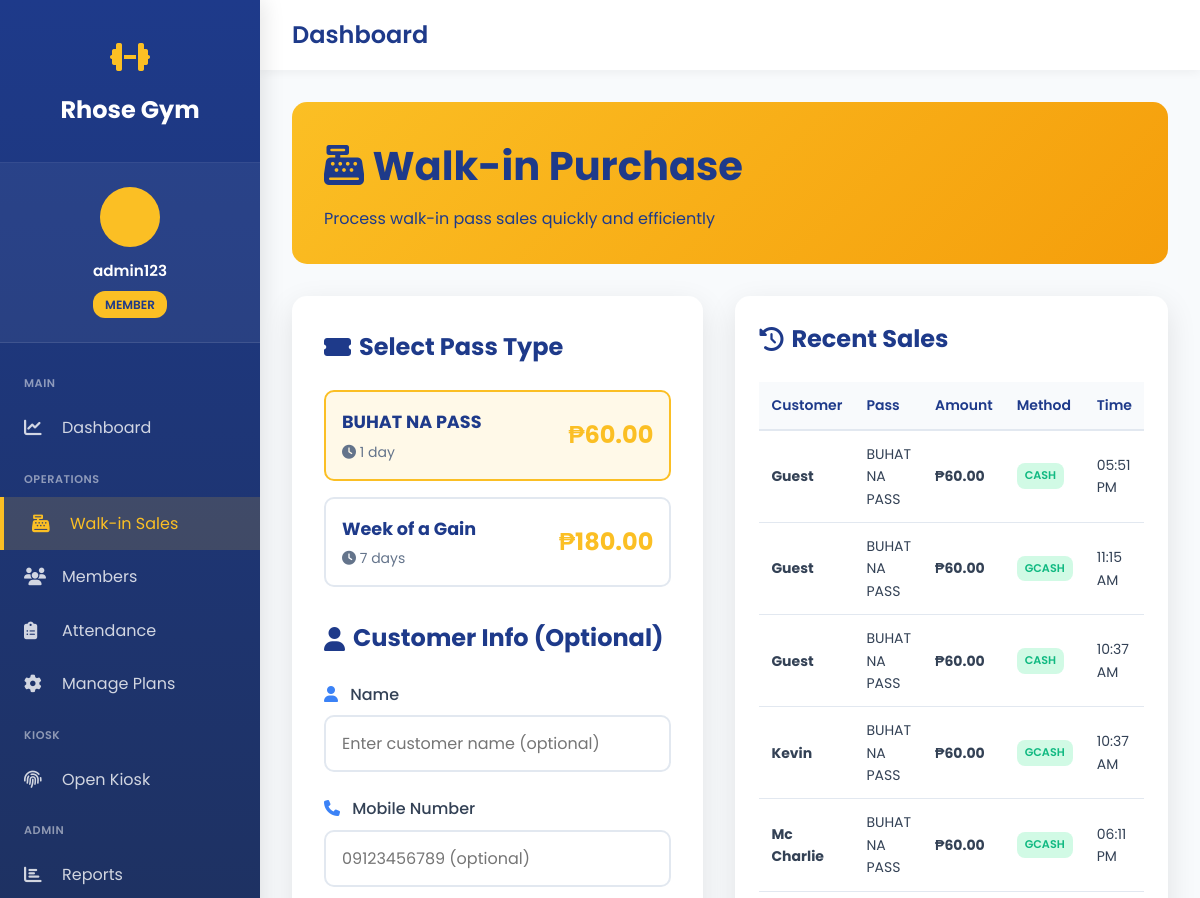
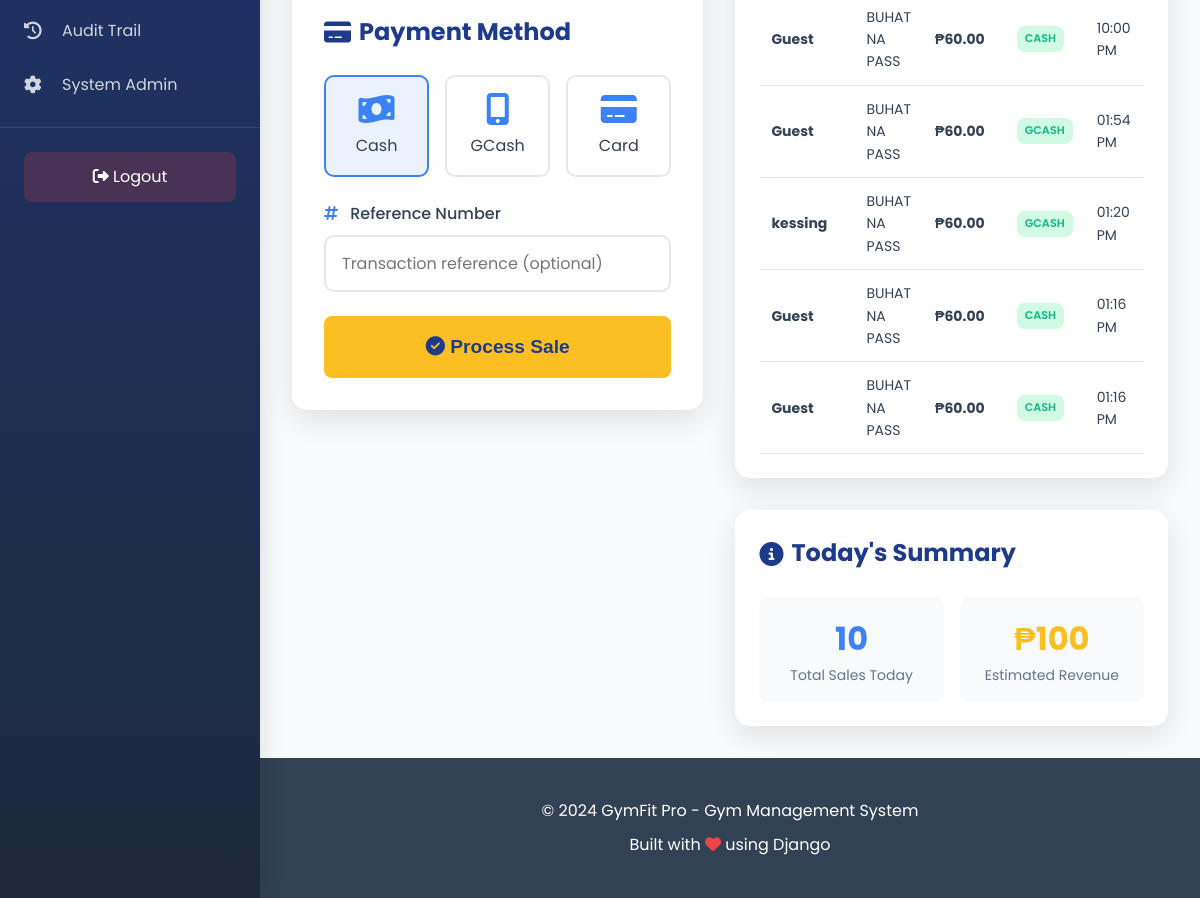
/walkin/ (signed in), run on an earlier commit of the app's database (2 pictures, top to bottom).
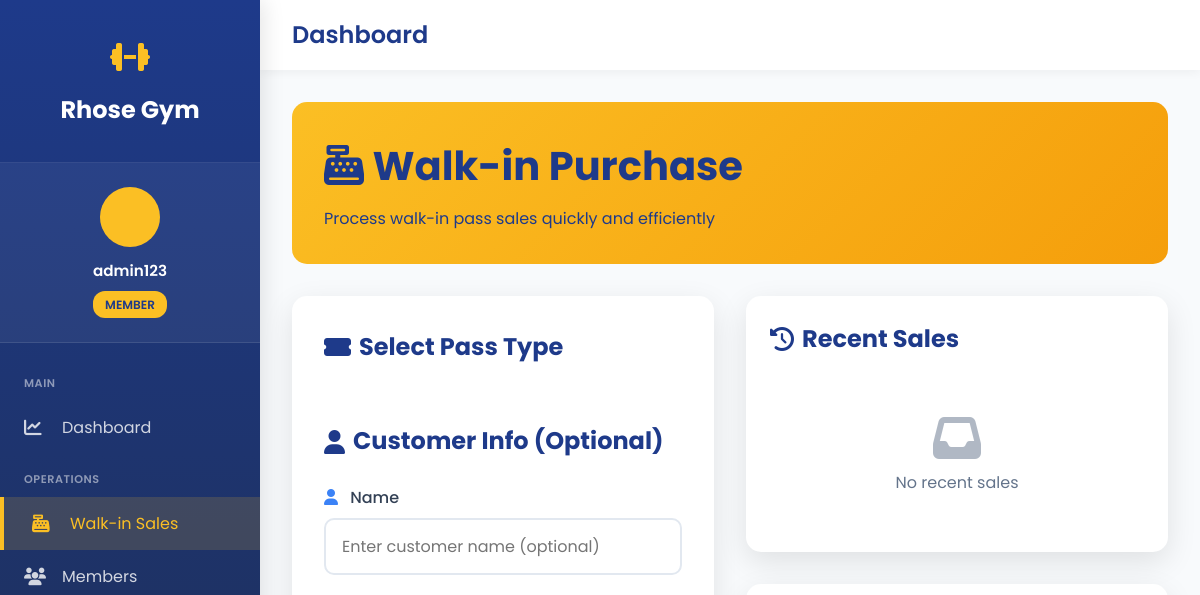
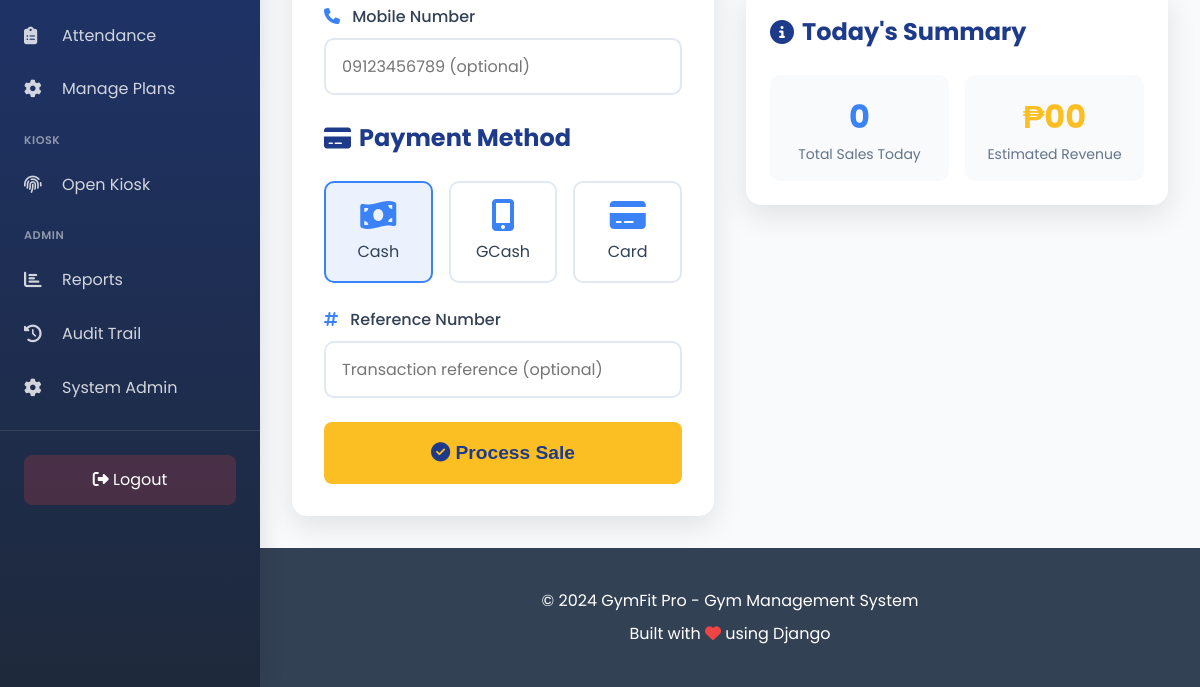
And on a later commit of the database (2 pictures, top to bottom).
### gym_app/models.py (models this page shows, shortened)
class User(AbstractUser):
    ROLE_CHOICES = [
        ('admin', 'Admin'),
        ('staff', 'Staff'),
        ('member', 'Member'),
    ]
    role = models.CharField(max_length=10, choices=ROLE_CHOICES, default='member')
    mobile_no = models.CharField(max_length=20, blank=True, null=True)
    address = models.TextField(blank=True, null=True)
    birthdate = models.DateField(blank=True, null=True)
    age = models.IntegerField(blank=True, null=True)
    kiosk_pin = models.CharField(
        max_length=6,
        blank=True,
        null=True,
        unique=True,
        help_text="6-digit PIN for kiosk check-in/out",
        verbose_name="Kiosk PIN"
    )
    created_at = models.DateTimeField(auto_now_add=True)
    updated_at = models.DateTimeField(auto_now=True)
    class Meta:
        db_table = 'users'
        verbose_name = 'User'
        verbose_name_plural = 'Users'
    def is_admin(self):
        return self.role == 'admin' or self.is_superuser
    def is_staff_or_admin(self):
        return self.role in ['admin', 'staff'] or self.is_superuser or self.is_staff

class FlexibleAccess(models.Model):
    name = models.CharField(max_length=100)
    duration_days = models.IntegerField(help_text="Validity in days")
    price = models.DecimalField(max_digits=10, decimal_places=2)
    description = models.TextField(blank=True, null=True)
    is_active = models.BooleanField(default=True)
    created_at = models.DateTimeField(auto_now_add=True)
    updated_at = models.DateTimeField(auto_now=True)
    class Meta:
        db_table = 'flexible_access'
        verbose_name = 'Flexible Access Pass'
        verbose_name_plural = 'Flexible Access Passes'
        ordering = ['duration_days']

class WalkInPayment(models.Model):
    PAYMENT_METHOD_CHOICES = [
        ('cash', 'Cash'),
        ('gcash', 'GCash'),
        ('card', 'Card'),
    ]
    pass_type = models.ForeignKey(FlexibleAccess, on_delete=models.PROTECT, related_name='walk_in_sales')
    customer_name = models.CharField(max_length=100, blank=True, null=True)
    mobile_no = models.CharField(max_length=20, blank=True, null=True)
    amount = models.DecimalField(max_digits=10, decimal_places=2)
    method = models.CharField(max_length=10, choices=PAYMENT_METHOD_CHOICES)
    payment_date = models.DateTimeField(default=timezone.now)
    reference_no = models.CharField(max_length=50, blank=True, null=True)
    notes = models.TextField(blank=True, null=True)
    created_at = models.DateTimeField(auto_now_add=True)
    updated_at = models.DateTimeField(auto_now=True)
    class Meta:
        db_table = 'walk_in_payments'
        verbose_name = 'Walk-in Payment'
        verbose_name_plural = 'Walk-in Payments'
        ordering = ['-payment_date']

### gym_app/views.py (the view, shortened to what this page needs)
# urls.py: path('walkin/', views.walkin_purchase, name='walkin_purchase'),
@login_required
def walkin_purchase(request):
    if not request.user.is_staff_or_admin():
        messages.error(request, 'Access denied.')
        return redirect('dashboard')
    passes = FlexibleAccess.objects.filter(is_active=True).order_by('duration_days')
    recent_walkins = WalkInPayment.objects.select_related('pass_type')[:10]
    context = {
        'passes': passes,
        'recent_walkins': recent_walkins,
    }
    return render(request, 'gym_app/walkin_purchase.html', context)

### templates/gym_app/walkin_purchase.html (shortened to what this page needs)
{% extends 'gym_app/base_sidebar.html' %}
{% block content %}
{% load static %}
<link rel="stylesheet" href="{% static 'gym_app/css/pages/walkin_purchase.css' %}">
<div class="page-header">
    <h1><i class="fas fa-cash-register"></i> Walk-in Purchase</h1>
    <p>Process walk-in pass sales quickly and efficiently</p>
</div>
<div class="content-grid">
    <div>
        <div class="form-card">
            <form method="post" action="{% url 'walkin_purchase' %}">
                <div class="section-title">
                    <i class="fas fa-ticket-alt"></i>
                    Select Pass Type
                </div>
                <div class="pass-options">
                    {% for pass in passes %}
                    <div class="pass-option">
                        <label for="pass_{{ pass.id }}">
                            <div class="pass-info">
                                <h4>{{ pass.name }}</h4>
                                <p><i class="fas fa-clock"></i> {{ pass.duration_days }} day{{ pass.duration_days|pluralize }}</p>
                            </div>
                            <div class="pass-price">₱{{ pass.price }}</div>
                        </label>
                    </div>
                    {% endfor %}
                </div>
                <div class="section-title" style="margin-top: 2rem;">
                    <i class="fas fa-user"></i>
                    Customer Info (Optional)
                </div>
                <div class="form-group">
                    <label for="customer_name">
                        <i class="fas fa-user"></i> Name
                    </label>
                    <input
                        type="text"
                        id="customer_name"
                        name="customer_name"
                        class="form-control"
                        placeholder="Enter customer name (optional)"
                    >
                </div>
                <div class="form-group">
                    <label for="mobile_no">
                        <i class="fas fa-phone"></i> Mobile Number
                    </label>
                    <input
                        type="tel"
                        id="mobile_no"
                        name="mobile_no"
                        class="form-control"
                        placeholder="09123456789 (optional)"
                    >
                </div>
                <div class="section-title">
                    <i class="fas fa-credit-card"></i>
                    Payment Method
                </div>
                <div class="payment-methods">
                    <div class="payment-option">
                        <label for="cash">
                            <i class="fas fa-money-bill-wave"></i>
                            <div>Cash</div>
                        </label>
                    </div>
                    <div class="payment-option">
                        <label for="gcash">
                            <i class="fas fa-mobile-alt"></i>
                            <div>GCash</div>
                        </label>
                    </div>
                    <div class="payment-option">
                        <label for="card">
                            <i class="fas fa-credit-card"></i>
                            <div>Card</div>
                        </label>
                    </div>
                </div>
                <div class="form-group" style="margin-top: 1.5rem;">
                    <label for="reference_no">
                        <i class="fas fa-hashtag"></i> Reference Number
                    </label>
                    <input
                        type="text"
                        id="reference_no"
                        name="reference_no"
                        class="form-control"
                        placeholder="Transaction reference (optional)"
                    >
                </div>
                <button type="submit" class="btn btn-gold btn-submit">
                    <i class="fas fa-check-circle"></i> Process Sale
                </button>
            </form>
        </div>
    </div>
    <div>
        <div class="recent-sales">
            <h2 class="section-title">
                <i class="fas fa-history"></i>
                Recent Sales
            </h2>
            {% if recent_walkins %}
            <div style="overflow-x: auto;">
                <table>
                    <thead>
                        <tr>
                            <th>Customer</th>
                            <th>Pass</th>
                            <th>Amount</th>
                            <th>Method</th>
                            <th>Time</th>
                        </tr>
                    </thead>
                    <tbody>
                        {% for walkin in recent_walkins %}
                        <tr>
                            <td><strong>{{ walkin.customer_name|default:"Guest" }}</strong></td>
                            <td>{{ walkin.pass_type.name }}</td>
                            <td><strong>₱{{ walkin.amount }}</strong></td>
                            <td><span class="badge badge-active">{{ walkin.method|upper }}</span></td>
                            <td>{{ walkin.payment_date|date:"h:i A" }}</td>
                        </tr>
                        {% endfor %}
                    </tbody>
                </table>
            </div>
            {% else %}
            <div class="empty-state">
                <i class="fas fa-inbox" style="font-size: 3rem; opacity: 0.5; margin-bottom: 0.5rem;"></i>
                <p>No recent sales</p>
            </div>
            {% endif %}
        </div>
        <div class="recent-sales" style="margin-top: 2rem;">
            <h2 class="section-title">
                <i class="fas fa-info-circle"></i>
                Today's Summary
            </h2>
            <div style="display: grid; grid-template-columns: 1fr 1fr; gap: 1rem;">
                <div style="background: var(--light-bg); padding: 1rem; border-radius: 10px; text-align: center;">
                    <div style="font-size: 2rem; font-weight: 700; color: var(--secondary-blue);">
                        {{ recent_walkins|length }}
                    </div>
                    <div style="color: var(--gray); font-size: 0.875rem;">Total Sales Today</div>
                </div>
                <div style="background: var(--light-bg); padding: 1rem; border-radius: 10px; text-align: center;">
                    <div style="font-size: 2rem; font-weight: 700; color: var(--gold);">
                        ₱{% widthratio recent_walkins|length 1 1 %}0
                    </div>
                    <div style="color: var(--gray); font-size: 0.875rem;">Estimated Revenue</div>
                </div>
            </div>
        </div>
    </div>
</div>
{% endblock %}

### templates/gym_app/base_sidebar.html (shortened to what this page needs)
<!DOCTYPE html>
<html lang="en">
<head>
    <link rel="stylesheet" href="https://cdnjs.cloudflare.com/ajax/libs/font-awesome/6.4.0/css/all.min.css">
</head>
<body class="has-sidebar">
    <aside class="sidebar" id="sidebar">
        <div class="sidebar-header">
            <div class="sidebar-logo">
                <i class="fas fa-dumbbell"></i>
            </div>
            <a href="{% url 'home' %}" class="sidebar-brand">Rhose Gym</a>
        </div>
        <div class="sidebar-user">
            <div class="sidebar-user-avatar">
            </div>
            <div class="sidebar-user-name">{{ user.get_full_name|default:user.username }}</div>
            <div style="text-align: center; margin-top: 0.5rem;">
                <span class="sidebar-user-role">{{ user.role }}</span>
            </div>
        </div>
            <nav class="sidebar-menu">
            <div class="sidebar-section">Main</div>
            <a href="{% url 'dashboard' %}" {% if request.path == '/dashboard/' %}class="active"{% endif %}>
                <i class="fas fa-chart-line"></i>
                <span>Dashboard</span>
            </a>
            <div class="sidebar-section">Operations</div>
            <a href="{% url 'walkin_purchase' %}" {% if 'walkin' in request.path %}class="active"{% endif %}>
                <i class="fas fa-cash-register"></i>
                <span>Walk-in Sales</span>
            </a>
            <a href="{% url 'members_list' %}" {% if 'members' in request.path %}class="active"{% endif %}>
                <i class="fas fa-users"></i>
                <span>Members</span>
            </a>
            <a href="{% url 'attendance_report' %}" {% if 'attendance' in request.path %}class="active"{% endif %}>
                <i class="fas fa-clipboard-list"></i>
                <span>Attendance</span>
            </a>
            <a href="{% url 'manage_plans' %}" {% if 'manage-plans' in request.path %}class="active"{% endif %}>
                <i class="fas fa-cog"></i>
                <span>Manage Plans</span>
            </a>
            <div class="sidebar-section">Kiosk</div>
            <a href="{% url 'kiosk_login' %}" target="_blank">
                <i class="fas fa-fingerprint"></i>
                <span>Open Kiosk</span>
            </a>
            {% if user.is_admin %}
            <div class="sidebar-section">Admin</div>
            <a href="{% url 'reports' %}" {% if 'reports' in request.path %}class="active"{% endif %}>
                <i class="fas fa-chart-bar"></i>
                <span>Reports</span>
            </a>
            <a href="{% url 'audit_trail' %}" {% if 'audit' in request.path %}class="active"{% endif %}>
                <i class="fas fa-history"></i>
                <span>Audit Trail</span>
            </a>
            <a href="/admin/" target="_blank">
                <i class="fas fa-cog"></i>
                <span>System Admin</span>
            </a>
            {% endif %}
        </nav>
        <div class="sidebar-footer">
            <a href="{% url 'logout' %}">
                <i class="fas fa-sign-out-alt"></i> Logout
            </a>
        </div>
    </aside>
    <div class="main-wrapper">
        <div class="top-navbar">
            <div class="top-navbar-left">
                <h1>{% block page_title %}Dashboard{% endblock %}</h1>
            </div>
        </div>
        <main class="main-content">
            {% block content %}{% endblock %}
        </main>
        <footer class="footer">
            <div class="container">
                <p>&copy; 2024 GymFit Pro - Gym Management System</p>
                <p>Built with <i class="fas fa-heart" style="color: var(--danger);"></i> using Django</p>
            </div>
        </footer>
    </div>
</body>
</html>

### gym_app/static/gym_app/css/pages/walkin_purchase.css (style rules this page uses)
.page-header { background: linear-gradient(135deg, var(--gold) 0%, var(--dark-gold) 100%); color: var(--primary-blue); padding: 2rem; border-radius: 15px; margin-bottom: 2rem; }
.page-header h1 { font-size: 2.5rem; margin-bottom: 0.5rem; }
.content-grid { display: grid; grid-template-columns: 1fr 1fr; gap: 2rem; }
.form-card { background: var(--white); border-radius: 15px; padding: 2rem; box-shadow: 0 10px 30px rgba(0, 0, 0, 0.1); }
.section-title { font-size: 1.5rem; font-weight: 700; color: var(--primary-blue); margin-bottom: 1.5rem; display: flex; align-items: center; gap: 0.5rem; }
.form-group { margin-bottom: 1.5rem; }
.form-group label { display: block; margin-bottom: 0.5rem; color: var(--dark-gray); font-weight: 500; }
.form-group label i { color: var(--secondary-blue); margin-right: 0.5rem; }
.form-control { width: 100%; padding: 0.875rem 1rem; border: 2px solid #e2e8f0; border-radius: 10px; font-size: 1rem; transition: all 0.3s; font-family: 'Poppins', sans-serif; }
.payment-methods { display: grid; grid-template-columns: repeat(3, 1fr); gap: 1rem; }
.payment-option { position: relative; }
.payment-option label { display: block; padding: 1rem; border: 2px solid #e2e8f0; border-radius: 10px; text-align: center; cursor: pointer; transition: all 0.3s; }
.payment-option input[type="radio"]:checked + label { border-color: var(--secondary-blue); background-color: rgba(59, 130, 246, 0.1); }
.payment-option label i { font-size: 2rem; display: block; margin-bottom: 0.5rem; color: var(--secondary-blue); }
.btn-submit { width: 100%; padding: 1.25rem; font-size: 1.2rem; }
.recent-sales { background: var(--white); border-radius: 15px; padding: 1.5rem; box-shadow: 0 10px 30px rgba(0, 0, 0, 0.1); }
.empty-state { text-align: center; padding: 2rem; color: var(--gray); }

What changed in the data, as far as the page shows it:
removed FlexibleAccess: name "BUHAT NA PASS", duration_days "1", price "60.00"
removed FlexibleAccess: name "Week of a Gain", duration_days "7", price "180.00"
removed WalkInPayment: customer_name "Guest", pass_type.name "BUHAT NA PASS", amount "60.00", method "CASH", payment_date "05:51 PM"
removed WalkInPayment: customer_name "Guest", pass_type.name "BUHAT NA PASS", amount "60.00", method "GCASH", payment_date "11:15 AM"
removed WalkInPayment: customer_name "Guest", pass_type.name "BUHAT NA PASS", amount "60.00", method "CASH", payment_date "10:37 AM"
removed WalkInPayment: customer_name "Kevin", pass_type.name "BUHAT NA PASS", amount "60.00", method "GCASH", payment_date "10:37 AM"
removed WalkInPayment: customer_name "Mc Charlie", pass_type.name "BUHAT NA PASS", amount "60.00", method "GCASH", payment_date "06:11 PM"
removed WalkInPayment: customer_name "Guest", pass_type.name "BUHAT NA PASS", amount "60.00", method "CASH", payment_date "10:00 PM"
removed WalkInPayment: customer_name "Guest", pass_type.name "BUHAT NA PASS", amount "60.00", method "GCASH", payment_date "01:54 PM"
removed WalkInPayment: customer_name "kessing", pass_type.name "BUHAT NA PASS", amount "60.00", method "GCASH", payment_date "01:20 PM"
removed WalkInPayment: customer_name "Guest", pass_type.name "BUHAT NA PASS", amount "60.00", method "CASH", payment_date "01:16 PM"
removed WalkInPayment: customer_name "Guest", pass_type.name "BUHAT NA PASS", amount "60.00", method "CASH", payment_date "01:16 PM"
Also different on the page:
{{ recent_walkins|length }}: "10" → "0"
text no longer shown: "10 Customer Pass Amount Method Time"
text now shown: "No recent sales 0"
